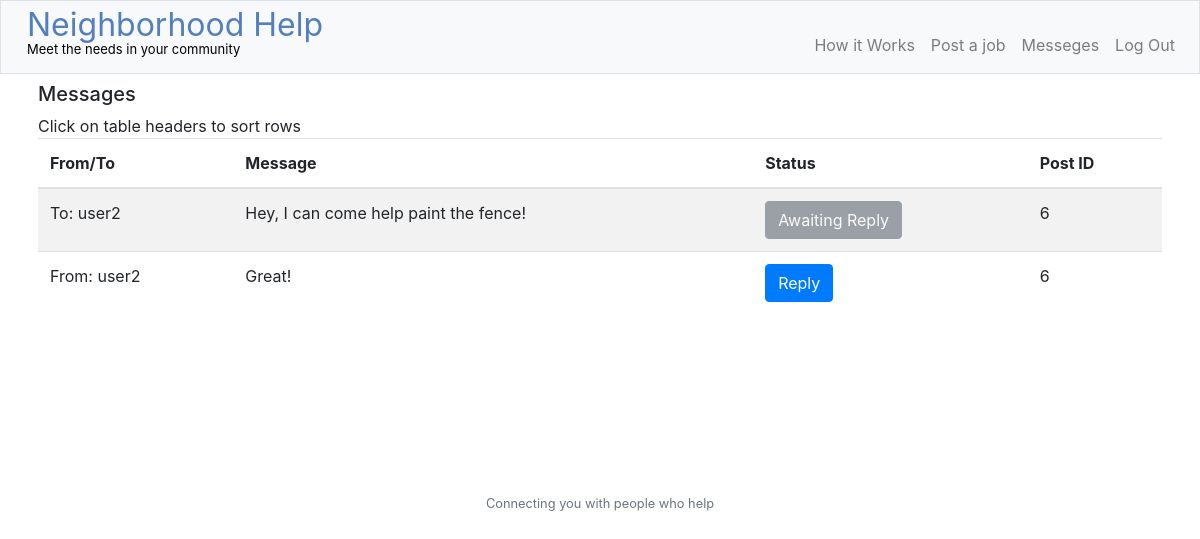
/messenger (signed in), run on the app's committed database.
### tables this page shows
CREATE TABLE "messages" (
"message_id"INTEGER NOT NULL PRIMARY KEY AUTOINCREMENT UNIQUE,
"user_id_1"INTEGER NOT NULL,
"user_id_2"INTEGER NOT NULL,
"message"TEXT NOT NULL,
"read"INTEGER DEFAULT 0,
"post_id_m"INTEGER NOT NULL,
FOREIGN KEY("user_id_1") REFERENCES "users"("id"),
FOREIGN KEY("user_id_2") REFERENCES "users"("id"),
FOREIGN KEY("post_id_m") REFERENCES "posts"("post_id")
);

CREATE TABLE "users" (
"id"INTEGER NOT NULL PRIMARY KEY AUTOINCREMENT,
"username"TEXT NOT NULL,
"hash"TEXT NOT NULL,
"hours"NUMERIC
);

### application.py (the view, shortened to what this page needs)
@app.route("/messenger", methods=["GET","POST"])
def messenger():
    messeges_rec = db.execute("SELECT * FROM messages JOIN users ON messages.user_id_2=users.id WHERE user_id_1 = :user_id_1",
        user_id_1=session["user_id"])
    messeges_sent = db.execute("SELECT * FROM messages JOIN users ON messages.user_id_1=users.id WHERE user_id_2 = :user_id_2",
        user_id_2=session["user_id"])
    return render_template("messenger.html", messeges_sent=messeges_sent, messeges_rec=messeges_rec)

### application.py (called while the page is built)
@app.after_request
def after_request(response):
    response.headers["Cache-Control"] = "no-cache, no-store, must-revalidate"
    response.headers["Expires"] = 0
    response.headers["Pragma"] = "no-cache"
    return response

### templates/messenger.html (shortened to what this page needs)
{% extends "layout.html" %}
{% block main %}
  <h5>Messages</h5>
<div class="container">
  <div class="row">
  <div class="col" style="padding: 0;">
      <table class="table table-striped overflow-hidden" id="index_table">
        <thead>
          <tr class="tr-link">
            <th onclick="sortTable(0)" scope="col">From/To</th>
            <th onclick="sortTable(1)" scope="col">Message</th>
            <th onclick="sortTable(1)" scope="col">Status</th>
            <th onclick="sortTable(2)" scope="col">Post ID</th>
          </tr>
        </thead>
        <tbody>
            {% for message in messeges_sent %}
            {% set postlocation = "http://9da8f99f-464a-4b93-bd4c-f58994d6b665-ide.cs50.xyz/viewpost?post_id=" ~ message['post_id_m']  %}
                <tr>
                  <td>To: {{ message['username'] }}</td>
                  <td>{{ message['message'] }}</td>
                  <td><button type="button" class="btn btn-secondary" disabled>Awaiting Reply</button></td>
                  <td class="clickable tr-link" onclick="document.location='{{ postlocation }}'" style="cursor:hand">
                      {{ message['post_id_m'] }}</td>
                </tr>
            {% endfor %}
            {% for message in messeges_rec %}
            {% set postlocation = "http://9da8f99f-464a-4b93-bd4c-f58994d6b665-ide.cs50.xyz/viewpost?post_id=" ~ message['post_id_m']  %}
                <tr>
                  <td>From: {{ message['username'] }}</td>
                  <td>{{ message['message'] }}</td>
                  <td><button type="button" class="btn btn-primary" data-toggle="modal"
                  data-target="#exampleModal" data-whatever="{{ message['username'] }}"
                  data-post_id_input="{{ message['post_id_m'] }}" data-post_user_input="{{ message['user_id_2'] }}">Reply</button></td>
                  <td class="clickable tr-link" onclick="document.location='{{ postlocation }}'" style="cursor:hand">
                      {{ message['post_id_m'] }}</td>
                </tr>
            {% endfor %}
        </tbody>
      </table>
    </div>
{% endblock %}

### static/styles.css (style rules this page uses)
.tr-link { cursor:pointer; }

### data on the page
messages: username "user2", message "Hey, I can come help paint the fence!", post_id_m "6"
messages: username "user2", message "Great!", post_id_m "6"
